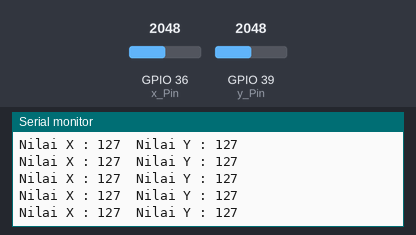
A sketch run on a simulated ESP32. On the bench: the last lines printed to the serial monitor. Inputs (shaded band) come from the test bench; at power-on: GPIO 36 (x_Pin) = 2048, GPIO 39 (y_Pin) = 2048.

Above: at 1.2 s.
1.3 s: GPIO 36 (x_Pin) set to 2866
At 1.31 s:
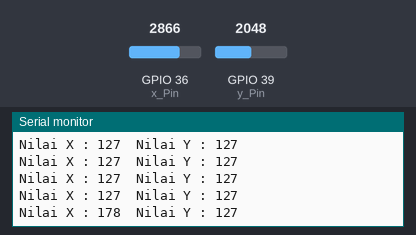
2.8 s: GPIO 39 (y_Pin) set to 2866
At 2.82 s:
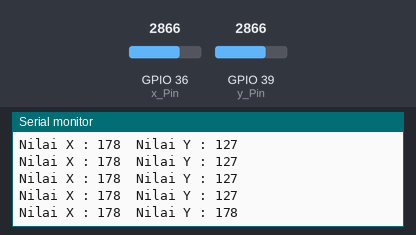
4.3 s: GPIO 36 (x_Pin) set to 3603
At 4.32 s:
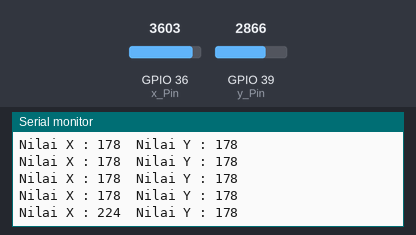
5.8 s: GPIO 39 (y_Pin) set to 3603
At 5.83 s:
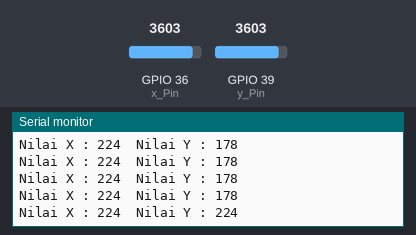
Timing chart, 0 to 8.3 s (numbered marks = the images above; inputs shaded):
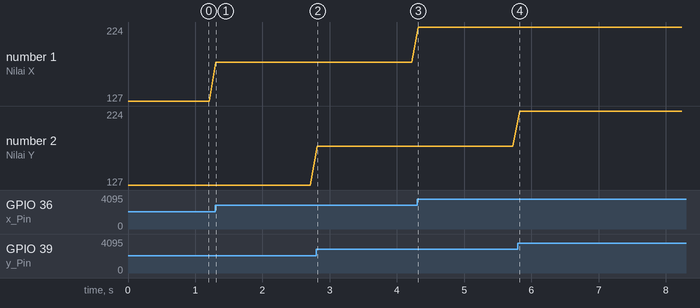

The sketch:

JoystickTest.ino
```cpp
int x_Pin = 36; //Nama alias pin A1 yaitu xPin
int y_Pin = 39; //Nama alias pin A2 yaitu xPin
int hasilX;
int hasilY;
void setup() {
Serial.begin(9600);
pinMode(x_Pin, INPUT);
pinMode(y_Pin, INPUT);
}
void loop() {
int x_Position = analogRead(x_Pin);
int y_Position = analogRead(y_Pin);
hasilX=map(x_Position,0,4095,0,255);
hasilY=map(y_Position,0,4095,0,255);
Serial.print("Nilai X : " + String(hasilX) + "\t" + "Nilai Y : " + String(hasilY) + "\n");
delay(100);
}
```

Measured:
- after the input at 1.3 s, the serial monitor: prints a new line at once (image 1)
- after the input at 2.8 s, the serial monitor: prints a new line at once (image 2)
- after the input at 4.3 s, the serial monitor: prints a new line at once (image 3)
- after the input at 5.8 s, the serial monitor: prints a new line at once (image 4)
- plotted number 1: 127 → 178 after the input at 1.3 s, 178 → 224 after the input at 4.3 s
